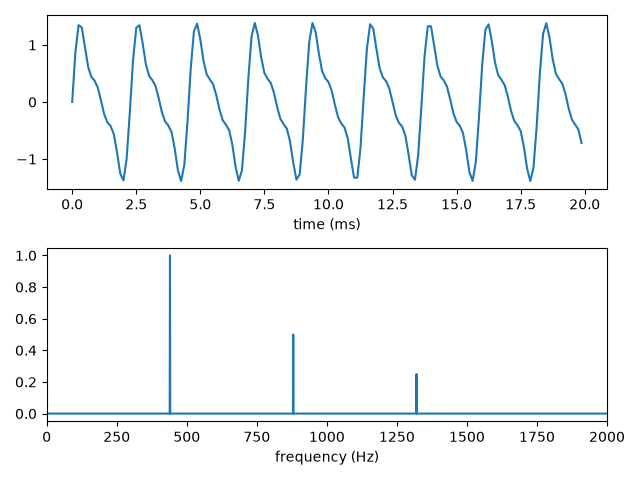

Source code (Python):
import numpy as np
import matplotlib.pyplot as plt

rate = 8000                          # samples per second
t = np.arange(0, 1, 1 / rate)        # one second of time

# A 440 Hz note with two overtones
signal = (1.0 * np.sin(2 * np.pi * 440 * t)
          + 0.5 * np.sin(2 * np.pi * 880 * t)
          + 0.25 * np.sin(2 * np.pi * 1320 * t))

spectrum = np.abs(np.fft.rfft(signal)) / (len(t) / 2)   # amplitudes
freqs = np.fft.rfftfreq(len(t), 1 / rate)               # in Hz

for f, a in zip(freqs, spectrum):
    if a > 0.1:
        print(f"{f:.0f} Hz: amplitude {a:.2f}")

fig, (top, bottom) = plt.subplots(2, 1)
top.plot(t[:160] * 1000, signal[:160])
top.set_xlabel("time (ms)")
bottom.plot(freqs, spectrum)
bottom.set_xlim(0, 2000)
bottom.set_xlabel("frequency (Hz)")
fig.tight_layout()
fig.savefig("spectrum.png")
